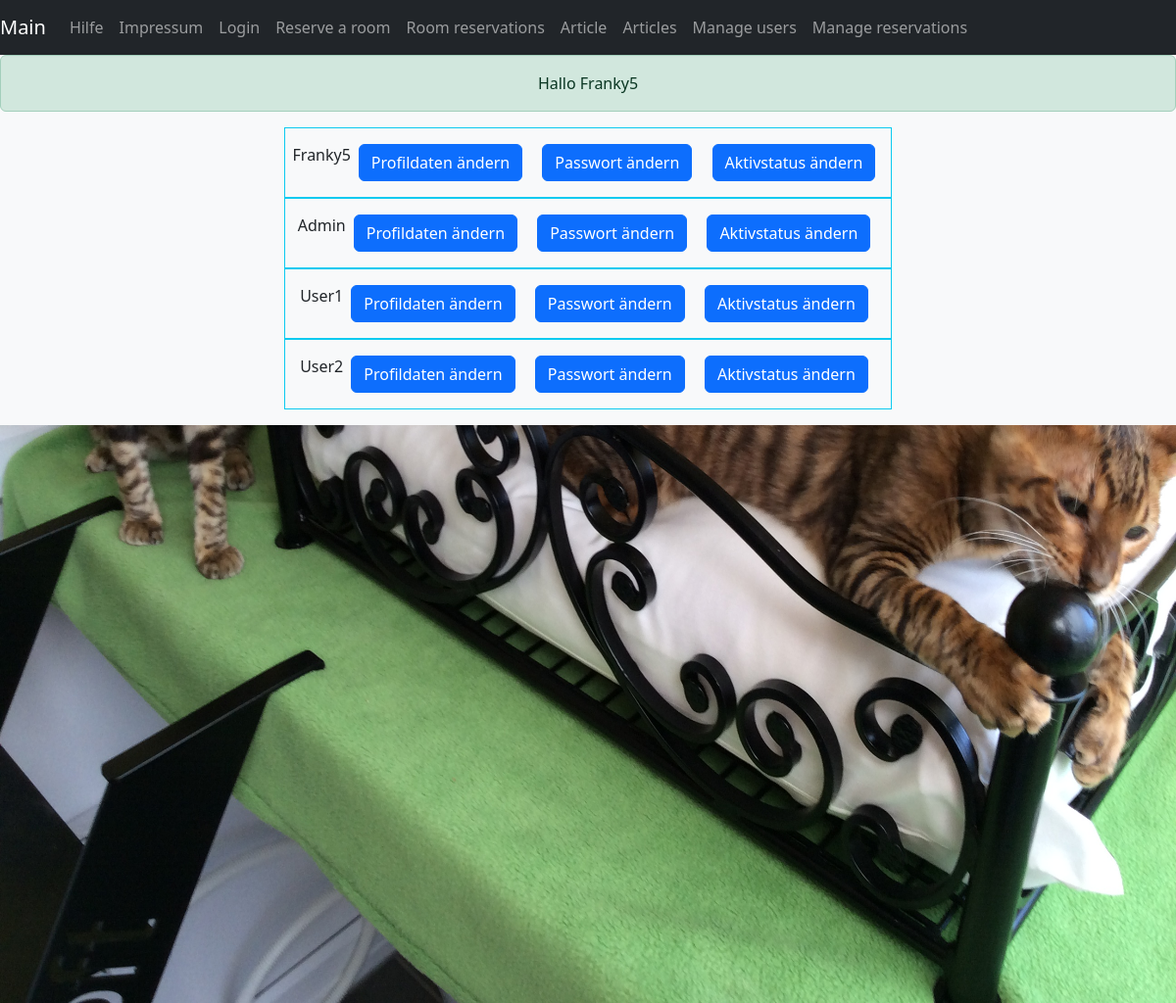
The app's page /sites/user-management.php (signed in) with its own data.
### tables this page shows
CREATE TABLE `user` (
  `Id` int(11) NOT NULL,
  `Title` varchar(6) NOT NULL,
  `FirstName` varchar(30) NOT NULL,
  `LastName` varchar(30) NOT NULL,
  `Email` varchar(100) NOT NULL,
  `UserName` varchar(30) NOT NULL,
  `Password` varchar(100) NOT NULL,
  `IsAdmin` tinyint(1) NOT NULL,
  `IsActive` tinyint(1) NOT NULL DEFAULT 1
);

### sites/user-management.php (called while the page is built, shortened)
<?php
include '../inc/site-base.php';
?>

### inc/db-util.php (called while the page is built, shortened)
<?php
$db = NULL;
function getDb() {
    $config = require('..\config\dbaccess.php');
    global $db;
    if (!isset($db)) {
        $db = new mysqli($config["host"], $config["user"], $config["password"], $config["database"]);
    }
    return $db;
}
function getUsers() {
    $db = getDb();
    $result = $db->query("SELECT * FROM user
                          ORDER BY Id");
    $array = [];
    while ($obj = $result->fetch_object()) {
        $array[] = $obj;
    }
    return $array;
}
?>

### inc/site-contents/user-management-content.php (the view, shortened to what this page needs)
<?php
    $users = getUsers();
?>
<div class="d-flex justify-content-center">
    <ul class="list-unstyled">
        <?php foreach($users as $user): ?>
        <li>
            <div class="border border-info">
                <div class="d-flex flex-row align-items-center justify-content-center m-2">
                    <div class="flex-column">
                        <p><?= $user->UserName ?></p>
                    </div>
                    <div class="flex-row">
                        <button class="btn btn-primary m-2" type="button" data-toggle="collapse" data-target="<?= "#collapseUser" . $user->Id ?>" aria-expanded="false" aria-controls="<?= "collapseUser" . $user->Id ?>">
                            Profildaten ändern
                        </button>
                        <button class="btn btn-primary m-2" type="button" data-toggle="collapse" data-target="<?= "#collapsePassword" . $user->Id ?>" aria-expanded="false" aria-controls="<?= "collapsePassword" . $user->Id ?>">
                            Passwort ändern
                        </button>
                        <button class="btn btn-primary m-2" type="button" data-toggle="collapse" data-target="<?= "#collapseIsActive" . $user->Id ?>" aria-expanded="false" aria-controls="<?= "collapseIsActive" . $user->Id ?>">
                            Aktivstatus ändern
                        </button>
                    </div>
                </div>
            </div>
        </li>
        <?php endforeach; ?>
    </ul>
</div>

### resources/css/style.css (style rules this page uses)
html, body, main { height: 100%; }

### records on screen
user: UserName "Franky5"
user: UserName "Admin"
user: UserName "User1"
user: UserName "User2"

### other values on screen
$successMessage "Hallo Franky5"
